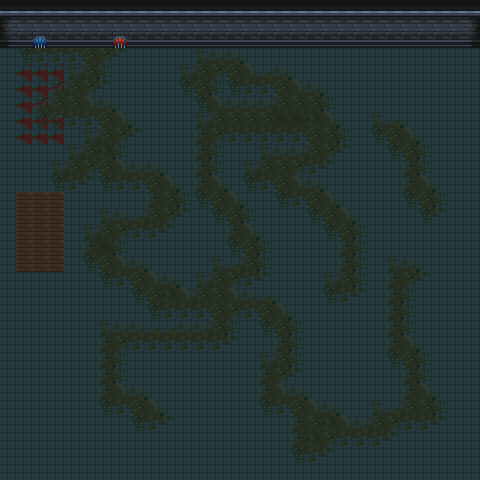

Tiled map render using the project's own tile images. Description and the whole map definition, tile-layer contents included, below:
An orthogonal 30x30 tile map with 16x16 px tiles, 3 tile layers (floor, moss, walls), 2 tilesets and 22 objects (2x trigger, 2x camera, player, enemy, sdgsg).

<map version="1.10" tiledversion="1.10.2" orientation="orthogonal" renderorder="right-down" width="30" height="30" tilewidth="16" tileheight="16" infinite="0" nextlayerid="18" nextobjectid="21">
 <properties>
  <property name="music" value="mus_quiet" />
 </properties>
 <tileset firstgid="1" name="dungeon" tilewidth="16" tileheight="16" tilecount="625" columns="25">
  <image source="../tilesets/dungeon.png" width="400" height="400" />
  <tile id="0">
   <objectgroup draworder="index" id="2">
    <object id="1" x="0" y="0" width="16" height="16" />
   </objectgroup>
  </tile>
  <tile id="1">
   <objectgroup draworder="index" id="2">
    <object id="1" x="0" y="0" width="16" height="16" />
   </objectgroup>
  </tile>
  <tile id="2">
   <objectgroup draworder="index" id="2">
    <object id="1" x="0" y="0" width="16" height="16" />
   </objectgroup>
  </tile>
  <tile id="25">
   <objectgroup draworder="index" id="2">
    <object id="1" x="0" y="0" width="16" height="16" />
   </objectgroup>
  </tile>
  <tile id="26">
   <objectgroup draworder="index" id="2">
    <object id="1" x="0" y="0" width="16" height="16" />
   </objectgroup>
  </tile>
  <tile id="27">
   <objectgroup draworder="index" id="2">
    <object id="1" x="0" y="0" width="16" height="16" />
   </objectgroup>
  </tile>
  <tile id="50">
   <objectgroup draworder="index" id="3">
    <object id="2" x="0" y="0" width="16" height="16" />
   </objectgroup>
  </tile>
  <tile id="51">
   <objectgroup draworder="index" id="2">
    <object id="1" x="0" y="0" width="16" height="16" />
   </objectgroup>
  </tile>
  <tile id="52">
   <objectgroup draworder="index" id="2">
    <object id="1" x="0" y="0" width="16" height="16" />
   </objectgroup>
  </tile>
  <tile id="451">
   <objectgroup draworder="index" id="2">
    <object id="1" x="0" y="0" width="16" height="16" />
   </objectgroup>
   <animation>
    <frame tileid="451" duration="100" />
    <frame tileid="454" duration="100" />
    <frame tileid="457" duration="100" />
   </animation>
  </tile>
  <tile id="454">
   <objectgroup draworder="index" id="2">
    <object id="1" x="0" y="0" width="16" height="16" />
   </objectgroup>
  </tile>
  <tile id="457">
   <objectgroup draworder="index" id="2">
    <object id="1" x="0" y="0" width="16" height="16" />
   </objectgroup>
  </tile>
  <wangsets>
   <wangset name="ground" type="corner" tile="30">
    <wangcolor name="floor" color="#ff0000" tile="-1" probability="1" />
    <wangcolor name="floor_meets_wall" color="#00ff00" tile="-1" probability="1" />
    <wangcolor name="blood" color="#0000ff" tile="-1" probability="1" />
    <wangtile tileid="4" wangid="0,2,0,1,0,2,0,2" />
    <wangtile tileid="5" wangid="0,2,0,1,0,1,0,2" />
    <wangtile tileid="6" wangid="0,2,0,2,0,1,0,2" />
    <wangtile tileid="29" wangid="0,1,0,1,0,2,0,2" />
    <wangtile tileid="30" wangid="0,1,0,1,0,1,0,1" />
    <wangtile tileid="31" wangid="0,2,0,2,0,1,0,1" />
    <wangtile tileid="54" wangid="0,1,0,2,0,2,0,2" />
    <wangtile tileid="55" wangid="0,1,0,2,0,2,0,1" />
    <wangtile tileid="56" wangid="0,2,0,2,0,2,0,1" />
    <wangtile tileid="79" wangid="0,1,0,1,0,1,0,1" />
    <wangtile tileid="80" wangid="0,1,0,1,0,1,0,1" />
    <wangtile tileid="81" wangid="0,1,0,1,0,1,0,1" />
    <wangtile tileid="82" wangid="0,1,0,1,0,1,0,1" />
    <wangtile tileid="284" wangid="0,2,0,2,0,2,0,2" />
    <wangtile tileid="285" wangid="0,2,0,2,0,2,0,2" />
    <wangtile tileid="308" wangid="0,2,0,3,0,2,0,2" />
    <wangtile tileid="309" wangid="0,2,0,2,0,3,0,2" />
    <wangtile tileid="332" wangid="0,2,0,2,0,2,0,2" />
    <wangtile tileid="333" wangid="0,3,0,2,0,2,0,2" />
    <wangtile tileid="334" wangid="0,2,0,2,0,2,0,3" />
   </wangset>
   <wangset name="moss" type="corner" tile="-1">
    <wangcolor name="moss" color="#ff0000" tile="-1" probability="1" />
    <wangtile tileid="10" wangid="0,0,0,1,0,0,0,0" />
    <wangtile tileid="11" wangid="0,0,0,1,0,1,0,0" />
    <wangtile tileid="12" wangid="0,0,0,1,0,1,0,0" />
    <wangtile tileid="13" wangid="0,0,0,0,0,1,0,0" />
    <wangtile tileid="35" wangid="0,1,0,1,0,0,0,0" />
    <wangtile tileid="36" wangid="0,1,0,1,0,1,0,1" />
    <wangtile tileid="37" wangid="0,1,0,1,0,1,0,1" />
    <wangtile tileid="38" wangid="0,0,0,0,0,1,0,1" />
    <wangtile tileid="60" wangid="0,1,0,1,0,0,0,0" />
    <wangtile tileid="61" wangid="0,1,0,1,0,1,0,1" />
    <wangtile tileid="62" wangid="0,1,0,1,0,1,0,1" />
    <wangtile tileid="63" wangid="0,0,0,0,0,1,0,1" />
    <wangtile tileid="85" wangid="0,1,0,0,0,0,0,0" />
    <wangtile tileid="86" wangid="0,1,0,0,0,0,0,1" />
    <wangtile tileid="87" wangid="0,1,0,0,0,0,0,1" />
    <wangtile tileid="88" wangid="0,0,0,0,0,0,0,1" />
    <wangtile tileid="110" wangid="0,1,0,0,0,1,0,1" />
    <wangtile tileid="111" wangid="0,1,0,0,0,0,0,1" />
    <wangtile tileid="112" wangid="0,1,0,1,0,0,0,1" />
    <wangtile tileid="113" wangid="0,1,0,1,0,1,0,1" />
    <wangtile tileid="135" wangid="0,0,0,0,0,1,0,1" />
    <wangtile tileid="137" wangid="0,1,0,1,0,0,0,0" />
    <wangtile tileid="138" wangid="0,1,0,1,0,1,0,1" />
    <wangtile tileid="160" wangid="0,0,0,1,0,1,0,1" />
    <wangtile tileid="161" wangid="0,0,0,1,0,1,0,0" />
    <wangtile tileid="162" wangid="0,1,0,1,0,1,0,0" />
    <wangtile tileid="163" wangid="0,1,0,1,0,1,0,1" />
   </wangset>
   <wangset name="wall" type="corner" tile="-1">
    <wangcolor name="wall" color="#ff0000" tile="-1" probability="1" />
    <wangtile tileid="0" wangid="0,0,0,1,0,0,0,0" />
    <wangtile tileid="1" wangid="0,0,0,1,0,1,0,0" />
    <wangtile tileid="2" wangid="0,0,0,0,0,1,0,0" />
    <wangtile tileid="25" wangid="0,1,0,1,0,0,0,0" />
    <wangtile tileid="26" wangid="0,1,0,1,0,1,0,1" />
    <wangtile tileid="27" wangid="0,0,0,0,0,1,0,1" />
    <wangtile tileid="50" wangid="0,1,0,0,0,0,0,0" />
    <wangtile tileid="51" wangid="0,1,0,0,0,0,0,1" />
    <wangtile tileid="52" wangid="0,0,0,0,0,0,0,1" />
   </wangset>
  </wangsets>
 </tileset>
 <tileset firstgid="626" name="naked_human" tilewidth="64" tileheight="64" tilecount="64" columns="8">
  <image source="../tilesets/mana_seed_human.png" width="512" height="512" />
  <tile id="0" type="idle_d">
   <objectgroup draworder="index" id="2">
    <object id="7" x="24" y="32" width="16" height="16">
     <ellipse />
    </object>
   </objectgroup>
  </tile>
  <tile id="8" type="idle_u" />
  <tile id="16" type="idle_r" />
  <tile id="24" type="idle_l" />
  <tile id="32" type="walk_d">
   <animation>
    <frame tileid="32" duration="100" />
    <frame tileid="33" duration="100" />
    <frame tileid="34" duration="100" />
    <frame tileid="35" duration="100" />
    <frame tileid="36" duration="100" />
    <frame tileid="37" duration="100" />
   </animation>
  </tile>
  <tile id="35" type="run_d">
   <animation>
    <frame tileid="35" duration="80" />
    <frame tileid="36" duration="55" />
    <frame tileid="39" duration="125" />
    <frame tileid="32" duration="80" />
    <frame tileid="33" duration="55" />
    <frame tileid="38" duration="125" />
   </animation>
  </tile>
  <tile id="40" type="walk_u">
   <animation>
    <frame tileid="40" duration="100" />
    <frame tileid="41" duration="100" />
    <frame tileid="42" duration="100" />
    <frame tileid="43" duration="100" />
    <frame tileid="44" duration="100" />
    <frame tileid="45" duration="100" />
   </animation>
  </tile>
  <tile id="43" type="run_u">
   <animation>
    <frame tileid="43" duration="80" />
    <frame tileid="44" duration="55" />
    <frame tileid="47" duration="125" />
    <frame tileid="40" duration="80" />
    <frame tileid="41" duration="55" />
    <frame tileid="46" duration="125" />
   </animation>
  </tile>
  <tile id="48" type="walk_r">
   <animation>
    <frame tileid="48" duration="100" />
    <frame tileid="49" duration="100" />
    <frame tileid="50" duration="100" />
    <frame tileid="51" duration="100" />
    <frame tileid="52" duration="100" />
    <frame tileid="53" duration="100" />
   </animation>
  </tile>
  <tile id="51" type="run_r">
   <animation>
    <frame tileid="51" duration="80" />
    <frame tileid="52" duration="55" />
    <frame tileid="55" duration="125" />
    <frame tileid="48" duration="80" />
    <frame tileid="49" duration="55" />
    <frame tileid="54" duration="125" />
   </animation>
  </tile>
  <tile id="56" type="walk_l">
   <animation>
    <frame tileid="56" duration="100" />
    <frame tileid="57" duration="100" />
    <frame tileid="58" duration="100" />
    <frame tileid="59" duration="100" />
    <frame tileid="60" duration="100" />
    <frame tileid="61" duration="100" />
   </animation>
  </tile>
  <tile id="59" type="run_l">
   <animation>
    <frame tileid="59" duration="80" />
    <frame tileid="60" duration="55" />
    <frame tileid="63" duration="125" />
    <frame tileid="56" duration="80" />
    <frame tileid="57" duration="55" />
    <frame tileid="62" duration="125" />
   </animation>
  </tile>
 </tileset>
 <layer id="6" name="floor" width="30" height="30">
  <data encoding="csv">
31,31,31,31,31,31,31,31,31,31,31,31,31,31,31,31,31,31,31,31,31,31,31,31,31,31,31,31,31,31,
31,31,31,31,31,31,31,31,31,31,31,31,31,31,31,31,31,31,31,31,31,31,31,31,31,31,31,31,31,31,
31,31,31,31,31,31,31,31,31,31,31,31,31,31,31,31,31,31,31,31,31,31,31,31,31,31,31,31,31,31,
31,31,31,31,31,31,31,31,31,31,31,31,31,31,31,31,31,31,31,31,31,31,31,31,31,31,31,31,31,31,
31,309,309,309,31,31,31,31,31,31,31,31,31,31,31,31,31,31,31,31,31,31,31,31,31,31,31,31,31,31,
31,309,309,309,31,31,31,31,31,31,31,31,31,31,31,31,31,31,31,31,31,31,31,31,31,31,31,31,31,31,
31,309,309,309,31,31,31,31,31,31,31,31,31,31,31,31,31,31,31,31,31,31,31,31,31,31,31,31,31,31,
31,309,309,309,31,31,31,31,31,31,31,31,31,31,31,31,31,31,31,31,31,31,31,31,31,31,31,31,31,31,
31,309,309,309,31,31,31,31,31,31,31,31,31,31,31,31,31,31,31,31,31,31,31,31,31,31,31,31,31,31,
31,31,31,31,31,31,31,31,31,31,31,31,31,31,31,31,31,31,31,31,31,31,31,31,31,31,31,31,31,31,
31,31,31,31,31,31,31,31,31,31,31,31,31,31,31,31,31,31,31,31,31,31,31,31,31,31,31,31,31,31,
31,31,31,31,31,31,31,31,31,31,31,31,31,31,31,31,31,31,31,31,31,31,31,31,31,31,31,31,31,31,
31,41,41,41,31,31,31,31,31,31,31,31,31,31,31,31,31,31,31,31,31,31,31,31,31,31,31,31,31,31,
31,41,41,41,31,31,31,31,31,31,31,31,31,31,31,31,31,31,31,31,31,31,31,31,31,31,31,31,31,31,
31,41,41,41,31,31,31,31,31,31,31,31,31,31,31,31,31,31,31,31,31,31,31,31,31,31,31,31,31,31,
31,41,41,41,31,31,31,31,31,31,31,31,31,31,31,31,31,31,31,31,31,31,31,31,31,31,31,31,31,31,
31,41,41,41,31,31,31,31,31,31,31,31,31,31,31,31,31,31,31,31,31,31,31,31,31,31,31,31,31,31,
31,31,31,31,31,31,31,31,31,31,31,31,31,31,31,31,31,31,31,31,31,31,31,31,31,31,31,31,31,31,
31,31,31,31,31,31,31,31,31,31,31,31,31,31,31,31,31,31,31,31,31,31,31,31,31,31,31,31,31,31,
31,31,31,31,31,31,31,31,31,31,31,31,31,31,31,31,31,31,31,31,31,31,31,31,31,31,31,31,31,31,
31,31,31,31,31,31,31,31,31,31,31,31,31,31,31,31,31,31,31,31,31,31,31,31,31,31,31,31,31,31,
31,31,31,31,31,31,31,31,31,31,31,31,31,31,31,31,31,31,31,31,31,31,31,31,31,31,31,31,31,31,
31,31,31,31,31,31,31,31,31,31,31,31,31,31,31,31,31,31,31,31,31,31,31,31,31,31,31,31,31,31,
31,31,31,31,31,31,31,31,31,31,31,31,31,31,31,31,31,31,31,31,31,31,31,31,31,31,31,31,31,31,
31,31,31,31,31,31,31,31,31,31,31,31,31,31,31,31,31,31,31,31,31,31,31,31,31,31,31,31,31,31,
31,31,31,31,31,31,31,31,31,31,31,31,31,31,31,31,31,31,31,31,31,31,31,31,31,31,31,31,31,31,
31,31,31,31,31,31,31,31,31,31,31,31,31,31,31,31,31,31,31,31,31,31,31,31,31,31,31,31,31,31,
31,31,31,31,31,31,31,31,31,31,31,31,31,31,31,31,31,31,31,31,31,31,31,31,31,31,31,31,31,31,
31,31,31,31,31,31,31,31,31,31,31,31,31,31,31,31,31,31,31,31,31,31,31,31,31,31,31,31,31,31,
31,31,31,31,31,31,31,31,31,31,31,31,31,31,31,31,31,31,31,31,31,31,31,31,31,31,31,31,31,31
</data>
 </layer>
 <layer id="7" name="moss" width="30" height="30">
  <data encoding="csv">
0,0,0,0,0,0,0,0,0,0,0,0,0,0,0,0,0,0,0,0,0,0,0,0,0,0,0,0,0,0,
0,0,0,0,0,0,0,0,0,0,0,0,0,0,0,0,0,0,0,0,0,0,0,0,0,0,0,0,0,0,
0,11,13,12,162,162,162,14,0,0,0,0,0,0,0,0,0,0,0,0,0,0,0,0,0,0,0,0,0,0,
0,86,88,112,112,113,111,89,0,0,0,0,11,162,162,14,0,0,0,0,0,0,0,0,0,0,0,0,0,0,
0,0,0,0,11,163,39,0,0,0,0,11,163,111,113,161,13,162,14,0,0,0,0,0,0,0,0,0,0,0,
0,0,0,11,163,111,89,0,0,0,0,86,113,136,86,112,112,113,161,162,14,0,0,0,0,0,0,0,0,0,
0,0,11,163,164,161,162,14,0,0,0,0,86,161,12,162,162,163,164,164,136,0,0,0,0,0,0,0,0,0,
0,0,86,87,112,87,113,161,14,0,0,0,11,163,37,164,37,38,62,63,161,14,0,11,13,14,0,0,0,0,
0,0,0,0,0,11,163,111,89,0,0,0,61,111,87,88,87,112,112,113,164,136,0,86,113,161,14,0,0,0,
0,0,0,0,11,163,63,64,0,0,0,0,36,136,0,0,11,162,12,163,111,89,0,0,86,113,64,0,0,0,
0,0,0,11,163,111,113,161,12,162,14,0,61,39,0,11,163,37,111,88,89,0,0,0,0,61,39,0,0,0,
0,0,0,86,87,89,86,112,87,113,161,14,61,161,14,86,87,113,161,162,14,0,0,0,0,61,161,14,0,0,
0,0,0,0,0,0,0,0,0,61,164,136,86,113,161,14,0,86,88,113,161,14,0,0,0,86,113,136,0,0,
0,0,0,0,0,0,11,162,13,163,111,89,0,86,113,136,0,0,0,86,113,161,14,0,0,0,86,89,0,0,
0,0,0,0,0,11,163,111,112,88,89,0,0,0,61,161,14,0,0,0,86,113,39,0,0,0,0,0,0,0,
0,0,0,0,0,138,62,136,0,0,0,0,0,0,86,113,64,0,0,0,0,61,136,0,0,0,0,0,0,0,
0,0,0,0,0,86,113,161,162,14,0,0,0,11,13,163,136,0,0,0,0,36,39,0,11,12,14,0,0,0,
0,0,0,0,0,0,86,87,113,161,12,14,11,163,111,88,89,0,0,0,11,163,136,0,61,111,89,0,0,0,
0,0,0,0,0,0,0,0,86,113,63,161,163,37,161,12,13,14,0,0,86,88,89,0,138,64,0,0,0,0,
0,0,0,0,0,0,0,0,0,86,87,88,112,113,111,88,113,161,14,0,0,0,0,0,138,39,0,0,0,0,
0,0,0,0,0,0,11,12,162,13,13,162,12,163,64,0,86,113,64,0,0,0,0,0,61,136,0,0,0,0,
0,0,0,0,0,0,138,111,87,88,112,87,88,112,89,0,0,36,136,0,0,0,0,0,36,161,14,0,0,0,
0,0,0,0,0,0,36,64,0,0,0,0,0,0,0,0,11,163,64,0,0,0,0,0,86,113,39,0,0,0,
0,0,0,0,0,0,138,136,0,0,0,0,0,0,0,0,61,111,89,0,0,0,0,0,0,138,64,0,0,0,
0,0,0,0,0,0,138,161,162,14,0,0,0,0,0,0,36,161,12,14,0,0,0,0,0,61,161,14,0,0,
0,0,0,0,0,0,86,87,113,161,14,0,0,0,0,0,86,88,113,161,162,14,0,11,13,163,164,39,0,0,
0,0,0,0,0,0,0,0,86,112,89,0,0,0,0,0,0,0,138,37,63,161,162,163,111,88,88,89,0,0,
0,0,0,0,0,0,0,0,0,0,0,0,0,0,0,0,0,0,61,114,111,87,87,112,89,0,0,0,0,0,
0,0,0,0,0,0,0,0,0,0,0,0,0,0,0,0,0,0,86,112,89,0,0,0,0,0,0,0,0,0,
0,0,0,0,0,0,0,0,0,0,0,0,0,0,0,0,0,0,0,0,0,0,0,0,0,0,0,0,0,0
</data>
 </layer>
 <layer id="8" name="walls" width="30" height="30">
  <data encoding="csv">
1,2,2,2,2,2,2,2,2,2,2,2,2,2,2,2,2,2,2,2,2,2,2,2,2,2,2,2,2,3,
26,27,27,27,27,27,27,27,27,27,27,27,27,27,27,27,27,27,27,27,27,27,27,27,27,27,27,27,27,28,
51,52,455,52,52,52,52,452,52,52,52,52,52,52,52,52,52,52,52,52,52,52,52,52,52,52,52,52,52,53,
0,0,0,0,0,0,0,0,0,0,0,0,0,0,0,0,0,0,0,0,0,0,0,0,0,0,0,0,0,0,
0,0,0,0,0,0,0,0,0,0,0,0,0,0,0,0,0,0,0,0,0,0,0,0,0,0,0,0,0,0,
0,0,0,0,0,0,0,0,0,0,0,0,0,0,0,0,0,0,0,0,0,0,0,0,0,0,0,0,0,0,
0,0,0,0,0,0,0,0,0,0,0,0,0,0,0,0,0,0,0,0,0,0,0,0,0,0,0,0,0,0,
0,0,0,0,0,0,0,0,0,0,0,0,0,0,0,0,0,0,0,0,0,0,0,0,0,0,0,0,0,0,
0,0,0,0,0,0,0,0,0,0,0,0,0,0,0,0,0,0,0,0,0,0,0,0,0,0,0,0,0,0,
0,0,0,0,0,0,0,0,0,0,0,0,0,0,0,0,0,0,0,0,0,0,0,0,0,0,0,0,0,0,
0,0,0,0,0,0,0,0,0,0,0,0,0,0,0,0,0,0,0,0,0,0,0,0,0,0,0,0,0,0,
0,0,0,0,0,0,0,0,0,0,0,0,0,0,0,0,0,0,0,0,0,0,0,0,0,0,0,0,0,0,
0,0,0,0,0,0,0,0,0,0,0,0,0,0,0,0,0,0,0,0,0,0,0,0,0,0,0,0,0,0,
0,0,0,0,0,0,0,0,0,0,0,0,0,0,0,0,0,0,0,0,0,0,0,0,0,0,0,0,0,0,
0,0,0,0,0,0,0,0,0,0,0,0,0,0,0,0,0,0,0,0,0,0,0,0,0,0,0,0,0,0,
0,0,0,0,0,0,0,0,0,0,0,0,0,0,0,0,0,0,0,0,0,0,0,0,0,0,0,0,0,0,
0,0,0,0,0,0,0,0,0,0,0,0,0,0,0,0,0,0,0,0,0,0,0,0,0,0,0,0,0,0,
0,0,0,0,0,0,0,0,0,0,0,0,0,0,0,0,0,0,0,0,0,0,0,0,0,0,0,0,0,0,
0,0,0,0,0,0,0,0,0,0,0,0,0,0,0,0,0,0,0,0,0,0,0,0,0,0,0,0,0,0,
0,0,0,0,0,0,0,0,0,0,0,0,0,0,0,0,0,0,0,0,0,0,0,0,0,0,0,0,0,0,
0,0,0,0,0,0,0,0,0,0,0,0,0,0,0,0,0,0,0,0,0,0,0,0,0,0,0,0,0,0,
0,0,0,0,0,0,0,0,0,0,0,0,0,0,0,0,0,0,0,0,0,0,0,0,0,0,0,0,0,0,
0,0,0,0,0,0,0,0,0,0,0,0,0,0,0,0,0,0,0,0,0,0,0,0,0,0,0,0,0,0,
0,0,0,0,0,0,0,0,0,0,0,0,0,0,0,0,0,0,0,0,0,0,0,0,0,0,0,0,0,0,
0,0,0,0,0,0,0,0,0,0,0,0,0,0,0,0,0,0,0,0,0,0,0,0,0,0,0,0,0,0,
0,0,0,0,0,0,0,0,0,0,0,0,0,0,0,0,0,0,0,0,0,0,0,0,0,0,0,0,0,0,
0,0,0,0,0,0,0,0,0,0,0,0,0,0,0,0,0,0,0,0,0,0,0,0,0,0,0,0,0,0,
0,0,0,0,0,0,0,0,0,0,0,0,0,0,0,0,0,0,0,0,0,0,0,0,0,0,0,0,0,0,
0,0,0,0,0,0,0,0,0,0,0,0,0,0,0,0,0,0,0,0,0,0,0,0,0,0,0,0,0,0,
0,0,0,0,0,0,0,0,0,0,0,0,0,0,0,0,0,0,0,0,0,0,0,0,0,0,0,0,0,0
</data>
 </layer>
 <objectgroup id="10" name="triggers">
  <object id="5" name="my trigger" type="trigger" x="16.8506" y="192.281" width="46" height="79.3333">
   <properties>
    <property name="map" value="martin_test" />
    <property name="spawnpoint" value="the_point" />
   </properties>
  </object>
  <object id="18" name="my trigger" type="trigger" x="16" y="64" width="46" height="79.3333">
   <properties>
    <property name="map" value="martin_test2" />
   </properties>
  </object>
 </objectgroup>
 <objectgroup id="13" name="interactables">
  <properties>
   <property name="dialog" value="blue_grate" />
  </properties>
  <object id="12" x="32" y="32" width="16" height="16">
   <properties>
    <property name="text" value="blue_grate" />
   </properties>
  </object>
  <object id="14" x="112" y="32" width="16" height="16">
   <properties>
    <property name="sound" value="snd_screenshake" />
   </properties>
  </object>
 </objectgroup>
 <objectgroup id="4" name="characters">
  <object id="3" name="player" type="player" gid="626" x="100.333" y="182.916" width="64" height="64" />
  <object id="4" name="very evil enemy" type="enemy" gid="626" x="213" y="151.333" width="64" height="64">
   <properties>
    <property name="message" value="Hello, evil world!" />
   </properties>
  </object>
 </objectgroup>
 <objectgroup id="17" name="cameras">
  <object id="19" name="cam1" type="camera" x="177.373" y="272.93">
   <point />
  </object>
  <object id="20" name="enemy_cam" type="camera" x="299.785" y="140.524">
   <properties>
    <property name="follow" type="object" value="4" />
   </properties>
   <point />
  </object>
 </objectgroup>
 <objectgroup id="16" name="misc">
  <object id="15" name="the_point" type="sdgsg" x="38.649" y="340.912">
   <point />
  </object>
 </objectgroup>
</map>
